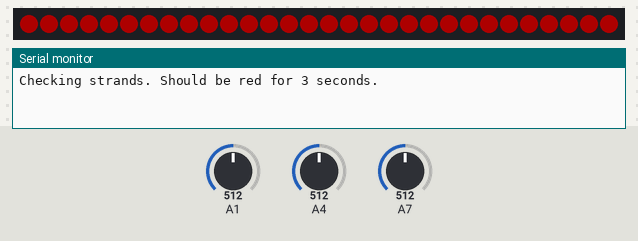
This sketch was run on a simulated Arduino Uno, built with avr-gcc and run on an emulated ATmega328P. On the bench: 30 RGB LEDs in strip order, left to right, the last lines printed to the serial monitor. The inputs (shaded band) are chosen by the test bench; at power-on: A1 = 512, A4 = 512, A7 = 512. Dim RGB values are drawn brighter than linear; random numbers use the default seed unless the sketch sets one.

Above: at 0.1 s.
At 3.46 s:
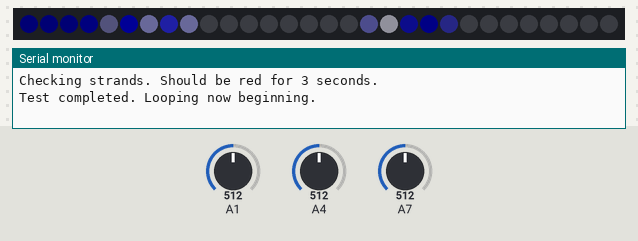
At 4.2 s:
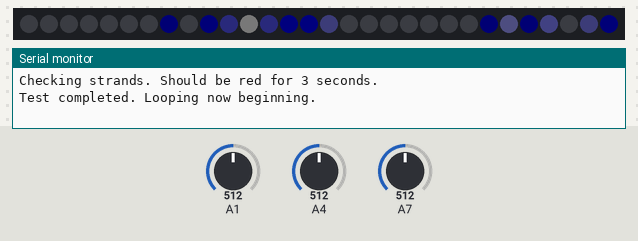
4.3 s: A1 set to 575
5.8 s: A1 set to 605
7.3 s: A4 set to 580
8.8 s: A4 set to 599
10.3 s: A7 set to 577
11.8 s: A7 set to 596
Timing chart, 0 to 14.3 s (numbered marks = the images above; inputs shaded):
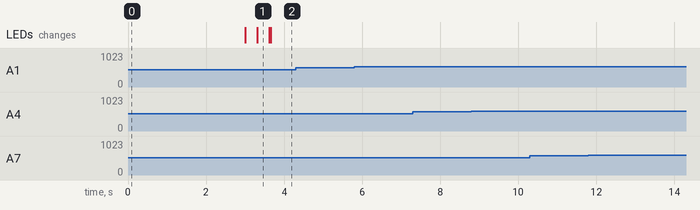

The sketch:

pantsV2.ino
```cpp
/**
 * PANTS VERSION 2 - "The Art of Walking Better" by Sara Cagle
 *
* Prototype of pants that light up when the wearer is walking. Pants have NeoPixel strips custom sized to each pantleg
* and a pocket to hold the Arduino components and power source. Leggings worn underneath the pants have one accelerometer
* per leg that detects the walking motion for each leg. (Leggings not required but allow for optimal motion sensing.)
* A push button toggles the pants off/on and a Piezo buzzer chimes to inform the state.
*
* This code is my own save for small snippets from Scott Marley's FastLED tutorial: https://github.com/s-marley/FastLED-basics
* and some bare-bone accelerometer code from Last Minute Engineer's accelerometer tutorial: https://lastminuteengineers.com/adxl335-accelerometer-arduino-tutorial/
*/

#include <FastLED.h>
#include <Wire.h>

// #define buttonPin 6
// #define buzzerPin 13

#define xInput 9
#define yInput 7 /* 7 in code but connect to pin 6*/
#define zInput 12
#define LEDPin 10

#define LED_COUNT 30
#define sampleSize 25
#define walkAlottedTime 500
#define blurAmount 2

// #define ringHigh 700 /* Highest tone for the buzzer to ring*/
// #define ringLow 500 /* Lowest tone for the buzzer to ring*/
// #define numOfRings 3
// #define ringTime 200

bool pantsOn = true;
CRGB leds[LED_COUNT]; /*Single leg variable*/

void setup() {
  Serial.begin(9600);
  // pinMode(buzzerPin, OUTPUT);
  // pinMode(buttonPin, INPUT);

  /* Initialize the neopixels using FastLED*/
  FastLED.addLeds<NEOPIXEL, LEDPin>(leds, LED_COUNT);
  FastLED.setBrightness(50);
  for(int blur = 0; blur<blurAmount; blur++){
    blur1d(leds, LED_COUNT, 64); /* Keep value between 50 and 172 for performance purposes*/
  }


  /* Test to confirm strands are working */
  Serial.println("Checking strands. Should be red for 3 seconds.");
  for(int testIndex = 0; testIndex<LED_COUNT;testIndex++){
    leds[testIndex] = CHSV(0, 255, 255);
  }
  FastLED.show();
  delay(3000);
  resetLights();
  Serial.println("Test completed. Looping now beginning.");
  delay(20);
}

unsigned long motionTimeTaken = 0;

/** Waterfall lighting variables
* Columns of neopixels, all in a single array, but are toggled individually
**/
int col0 = 0; /* goes from 0 to 12, the largest stack of lights*/
int col1 = 0; /* goes from 13 to 20 */
int col2 = 0; /* goes from 21 to 25 */
int col3 = 0; /* goes from 26 to 29 */
bool midStep = false;

void loop() {

  // if(buttonPressed()){
  //   togglePantsOnOff();
  // }
  if(pantsOn){
    if(detectMovement()){/* Check if walking*/
      midStep=true;
      motionTimeTaken = millis(); // this might be in wrong spot?
      if(millis()-motionTimeTaken<walkAlottedTime) {
        makeWaterfall(12);
      } else {
        /* don't trigger a new waterfall because user is still in a single step*/
      }
    }
    else {  /*Walking has stopped but the lights are still on, need to finish the lighting effect*/
      if(midStep && col0<20){
        makeWaterfall(20);
      }
    }
  }
  delay(10); /* Helps code run smoother*/
}


/**
* Creates a light-up waterfall effect for a single leg by lighting up lights from top of leg to bottom, with trailing effect.
* Lights will trail for different period of time before turning off based on the col0StopCounter.
* int col0StopCounter tells how many iterations to continue the waterfall before it should restart. Larger numbers allow the trail to finish before restarting
* while smaller numbers will have lights restart the iteration sooner.
**/
void makeWaterfall(int col0StopCounter) {
  if(col0 > col0StopCounter ) { /*Range typically from 12 to 30, 12 is the short and 20 to 30 is the long*/
    resetLights();
    midStep=false;
    col0 = 0; /* waterfall already completed, reset to 0 */
  }
  /*
  This could be written as a 2D array to represent the different columns of lights, but since a large part of the array would be empty
  since the lights are mostly on the bottom, it's better performance to keep this as a switch case that then checks for lights as the column counter increases.
  */
  switch(col0) {
    case 0:
    case 1:
    case 2:
    case 3:
    case 4:
      leds[col0]=CHSV(160, random8(), random8(100,255));
      break;
    case 5:
    case 6:
    case 7:
      /* Neopixels index: 5,20,6,19,7,18*/
      if(col0==5){
        col1 = 20;
      }
      if(col0==6){
        col1=19;
      }
      if(col0==7){
        col1=18;
      }
      leds[col0]=CHSV(160, random8(), random8(100,255));
      leds[col1]=CHSV(160, random8(), random8(100,255));
      break;
    case 8:
      /* Neopixels index: 8,17,21 */
      leds[col0]=CHSV(160, random8(), random8(100,255));
      leds[17]=CHSV(160, random8(), random8(100,255));
      leds[21]=CHSV(160, random8(), random8(100,255));
      break;
    case 9:
    case 10:
    case 11:
    case 12:
      /* Neopixels index: 9,16,22,29,10,15,23,28,11,14,24,27,12,13,25,26 */
      if(col0==9){
        col1 = 16;
        col2 = 22;
        col3 = 29;
      }
      if(col0==10){
        col1 = 15;
        col2 = 23;
        col3 = 28;
      }
      if(col0==11){
        col1 = 14;
        col2 = 24;
        col3 = 27;
      }
      if(col0==12){
        col1 = 13;
        col2 = 25;
        col3 = 26;
      }
      leds[col0]=CHSV(160, random8(), random8(100,255));
      leds[col1]=CHSV(160, random8(), random8(100,255));
      leds[col2]=CHSV(160, random8(), random8(100,255));
      leds[col3]=CHSV(160, random8(), random8(100,255));
      break;
  }
  col0++;
  FastLED.show();
  delay(10);
  fadeToBlackBy(leds, LED_COUNT, 60);
}

/* Accelerometer variables */
  bool walkDetected = false;
  int xRaw;
  int yRaw;
  int zRaw;
  int lastXRaw = 0;
  int lastYRaw = 0;
  int lastZRaw = 0;

/**
 * Checks the accelerometer for movement.
 * returns a boolean, true if movement is detected in the accelerometer, false otherwise
 */
bool detectMovement() {
  walkDetected = false;
  xRaw = readAxis(xInput);
  yRaw = readAxis(yInput);
  zRaw = readAxis(zInput);
  if(crossedThreshhold(xRaw, yRaw, zRaw, lastXRaw, lastYRaw, lastZRaw)) {
    walkDetected = true;
  }
  lastXRaw = xRaw;
  lastYRaw = yRaw;
  lastZRaw = zRaw;
  return walkDetected;
}

/*Read axis variables*/
  long reading;
  int j;
/**
* Reads the axis for the given pin. Returns the avergage of the sample.
* int axisPin: the pin indicating X,Y,Z and which leg
* returns the average reading for the pin.
*/
int readAxis(int axisPin){
	reading = 0;
	delay(1);
	for (j = 0; j < sampleSize; j++){
	  reading += analogRead(axisPin);
	}
	return reading/sampleSize;
}

/* Threshold variables*/
  int threshhold = 75;
  bool crossed = false;
/* The threshold detection will also be improved in the next iteration*/
/**
* Detects if the given values have crossed the threshhold of movement.
* Rather than returning true immediately, it is broken into multiple if statements for debugging.
* int currX, currY, currZ: the current raw values from the accelerometer
* int lastX, lastY, lastZ: the previous raw values from the accelerometer
* return bool, true if the threshold has been crossed, false otherwise
*/
bool crossedThreshhold(int currX, int currY, int currZ, int lastX, int lastY, int lastZ){
  crossed = false;
  if(abs(currX-lastX) > threshhold){
    crossed = true;
  }
  if(!crossed && abs(currY-lastY) > threshhold){
    crossed = true;
  }
  if(!crossed && abs(currZ-lastZ) > threshhold){
    crossed = true;
  }
  return crossed;
}

/**
* Resets all of the lights by turning them off and
* all associated variables.
*/
void resetLights() {
  FastLED.clear();
  FastLED.show();
  col0 = 0;
  col1 = 0;
  col2 = 0;
  col3 = 0;
}

// /**
// * Toggles the pants off and on, changing the current state.
// * Will beep correspondingly and print to Serial.
// */
// void togglePantsOnOff(){
//   pantsOn = !pantsOn;
//   if(pantsOn){
//     Serial.println("Pants are ON");
//   } else {
//     resetLights();
//     Serial.println("Pants are OFF");
//   }
//   ringBuzzer(pantsOn);
// }

// /*Buzzer variables */
//   int ringInterval = (ringHigh-ringLow)/(numOfRings-1);
//   int i = 0;
// /**
// * Rings the buzzer,  either in an upward tone or a downward tone.
// * bool ringUp: ring upward or ring downard in tone
// */
// void ringBuzzer(bool ringUp){
//   if(ringUp){
//     for(i = 0; i< numOfRings; i++){
//       tone(buzzerPin, ringLow+i*ringInterval, ringTime);
//       delay(ringTime);
//     }
//   } else{
//     for(i = 0; i< numOfRings; i++){
//       tone(buzzerPin, ringHigh-i*ringInterval, ringTime);
//       delay(ringTime);
//     }
//   }
// }

// /*Button variables*/
//   int buttonState;
//   int lastButtonState;
// /**
// * Checks if the button is pressed.
// * Returns true if pressed, false otherwise.
// */
// bool buttonPressed(){
//   buttonState = digitalRead(buttonPin);
//   if (buttonState != lastButtonState) {
//     if (buttonState == HIGH) {
//       Serial.println("Button pressed");
//       return true;
//     }
//     lastButtonState = buttonState;
//   }
//   return false;
// }
```

Measured:
- after the input at 4.3 s, every drawn part: stays the same
- after the input at 5.8 s, every drawn part: stays the same
- after the input at 7.3 s, every drawn part: stays the same
- after the input at 8.8 s, every drawn part: stays the same
- after the input at 10.3 s, every drawn part: stays the same
- after the input at 11.8 s, every drawn part: stays the same
